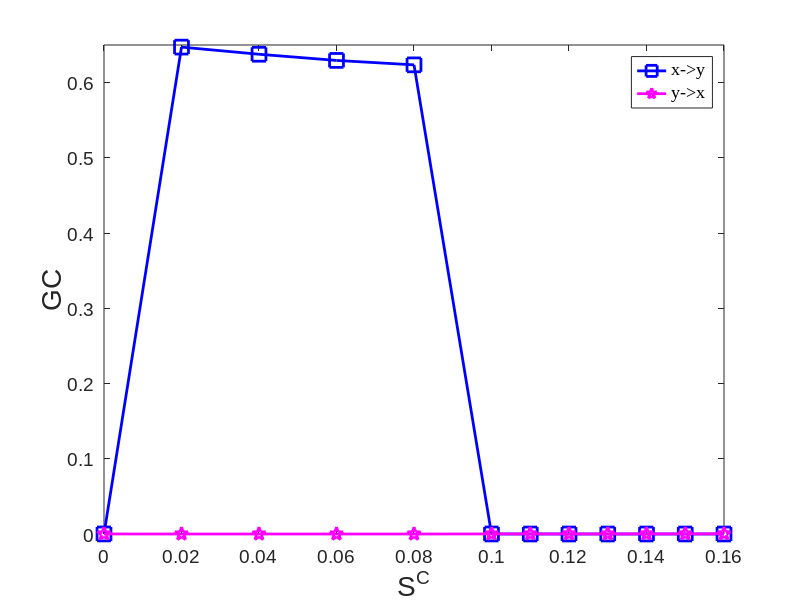

The MATLAB script that drew this image:
%% Fig4_HH_TWO_Neurons_LinearGC
C=[0 0.02 0.04 0.06 0.08 0.1 0.11 0.12 0.13 0.14 0.15 0.16];
GC_xy=[6.229e-05 0.6472 0.6377 0.6295 0.6236 5.572e-05 0 0 0 0 0 0];
GC_yx=[5.207e-05 0 0 0 0 8.958e-05 1.184e-04 1.287e-04 4.856e-05 1.563e-04 1.599e-04 2.527e-04];

% Plot
h0=figure;
clf;
plot(C,GC_xy,'MarkerSize',10,'Marker','s','LineWidth',2,...
'Color',[0 0 1]);hold on
plot(C,GC_yx,'MarkerSize',10,'Marker','p','LineWidth',2,...
'Color',[1 0 1]);
% Legend 
hleg1 =legend('x->y','y->x','northeast');
set(hleg1,'Location','northeast') 
set(hleg1,'FontName','Times New Roman','FontSize',18,'FontWeight','normal')
axis([0 0.16 0 0.65])
set(gca, 'XTick', 0:0.02:0.16); 
% set(gca, 'YTick',0:0.02:0.65);

% Create axis font size
set(gca,'FontName','Arial','FontSize',14)
% Create xlabel
xlabel({'S^C'},'FontSize',20,'FontName','Arial');
% Create ylabel
ylabel({'GC'},'FontSize',20,'FontName','Arial');

%%
print(h0,'-depsc2','-r300','LineraGC_HH_Two_Neurons_Fig4.eps')
